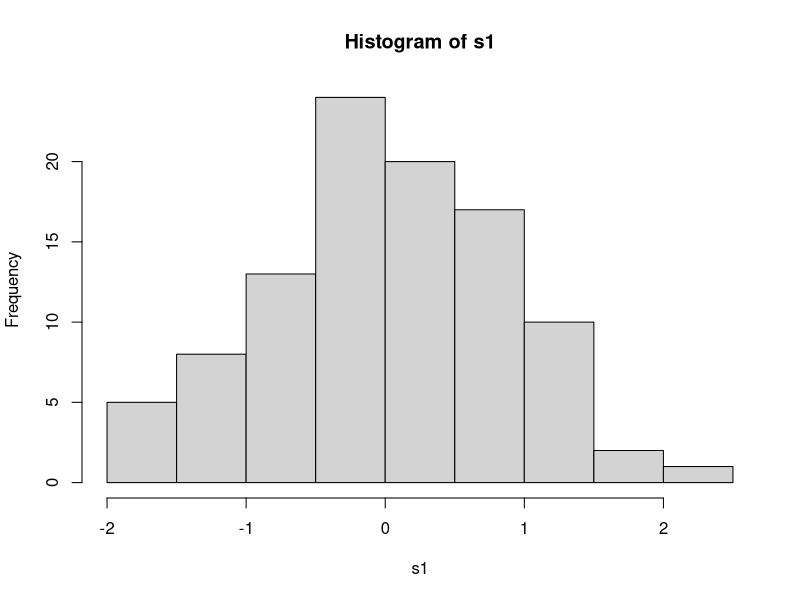
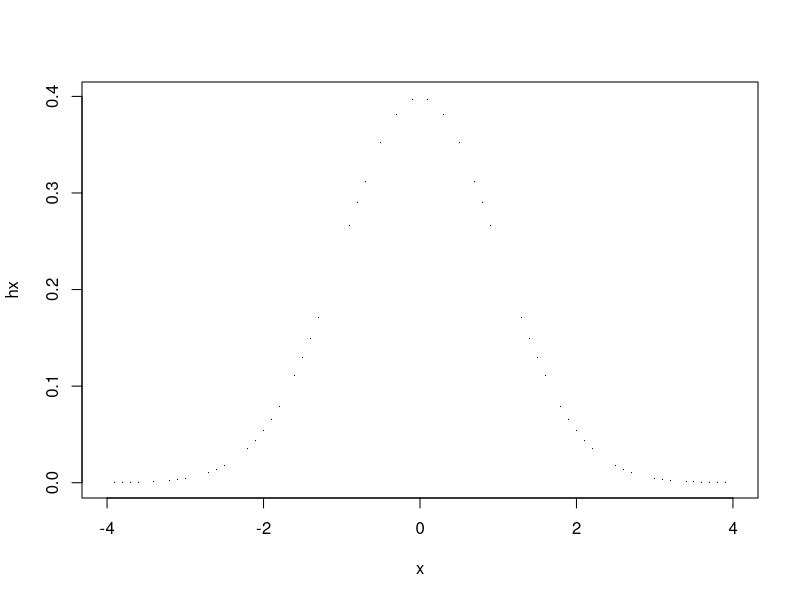
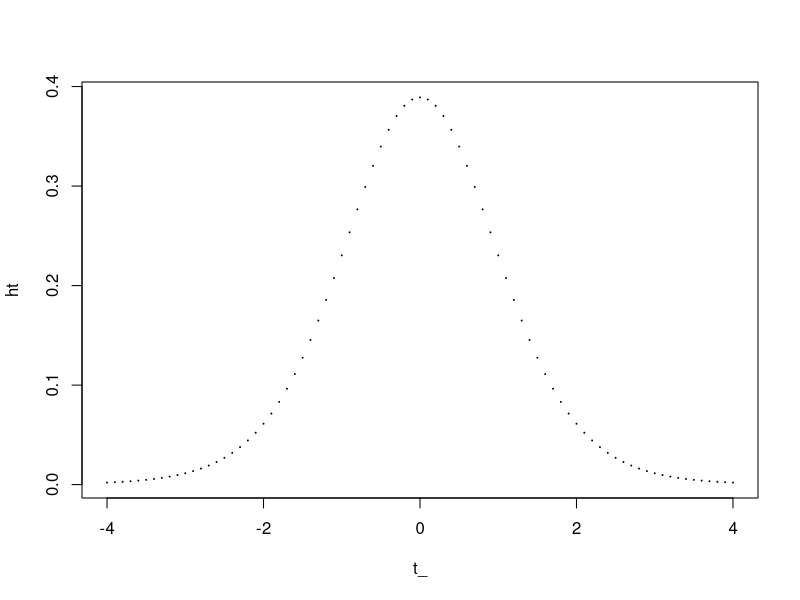
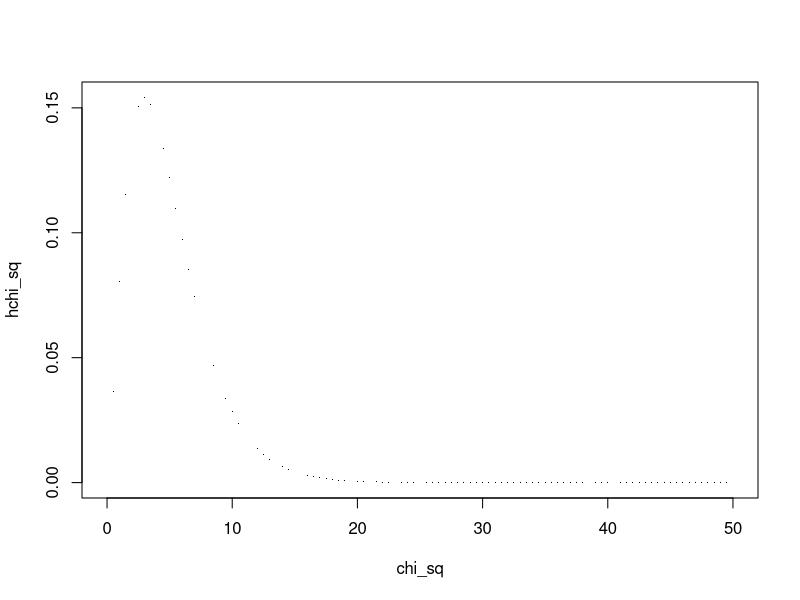
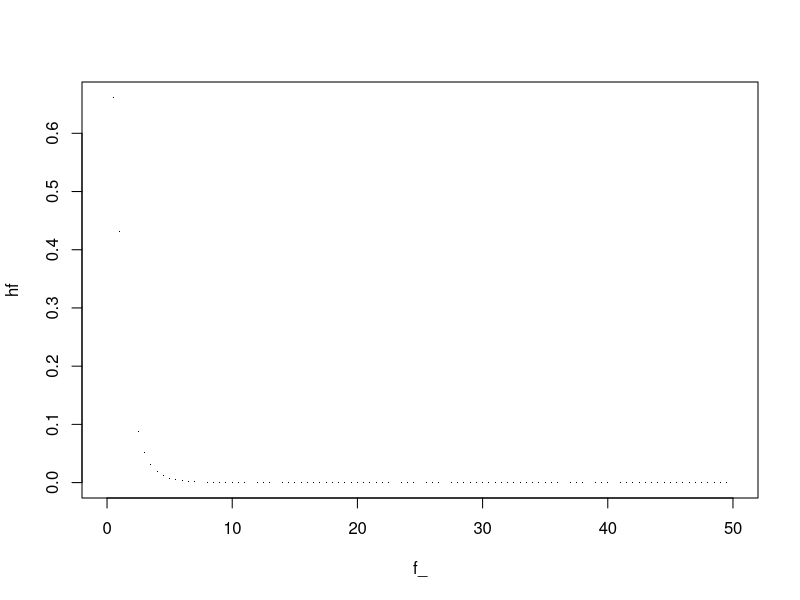
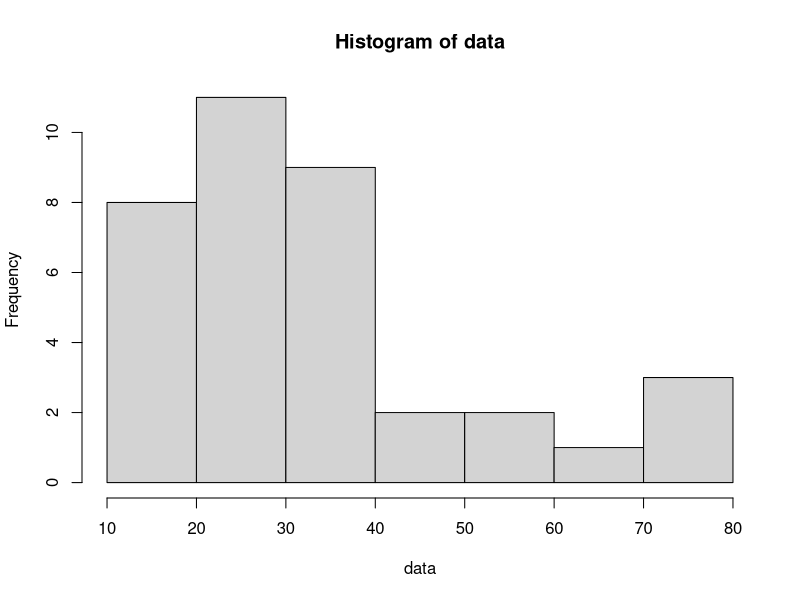
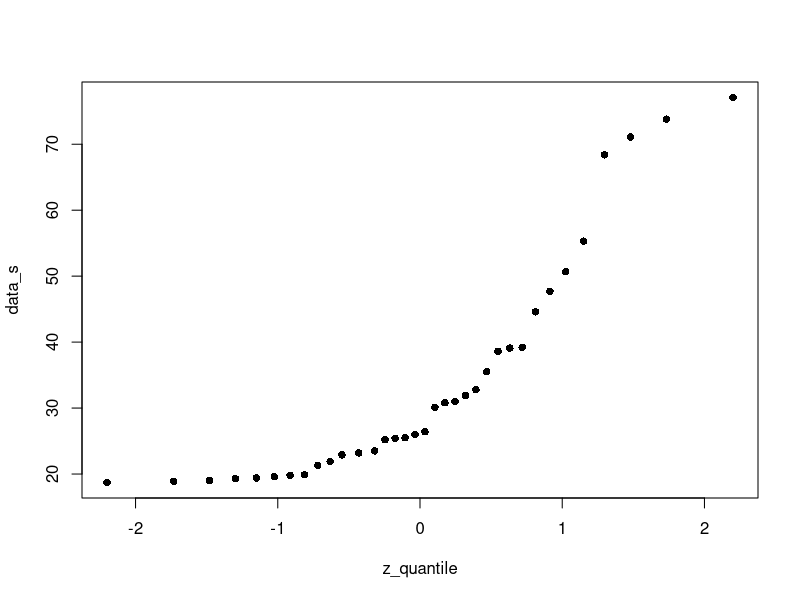

Write the R code that produced these figures, in order.
## ---- chunk 1
knitr::opts_chunk$set(echo = TRUE)
## ---- chunk 2
s1 <- rnorm(100,0,1)
hist(s1)
## ---- chunk 3
x <- seq(-4,4,0.1)
hx <- dnorm(x,0,1)
plot(x,hx,pch=16,cex=0.01)
## ---- chunk 4
t_ <- x
ht <- dt(t_,10)
plot(t_,ht,cex=0.01)
## ---- chunk 5
chi_sq <- seq(0,50,0.5)
hchi_sq <- dchisq(chi_sq,5)
plot(chi_sq,hchi_sq,pch=16,cex=0.01)
## ---- chunk 6
f_ <- seq(0,50,0.5)
hf <- df(f_,3,20)
plot(f_,hf,pch=16,cex=0.1)
## ---- chunk 7
data <- c( 26.4
,23.5
,25.4
,22.9
,25.2
,39.2
,25.5
,31.9
,26.0
,44.6
,35.5
,38.6
,30.1
,31.0
,30.8
,32.8
,47.7
,39.1
,55.3
,50.7
,73.8
,71.1
,68.4
,77.1
,19.4
,19.3
,18.7
,19.0
,23.2
,21.3
,23.2
,19.9
,18.9
,19.8
,19.6
,21.9
)
hist(data)
## ---- chunk 8
data_s <- sort(data)
rank_data <- rank(data_s)
size_data <- length(data_s)
p_ <- (rank_data-0.5)/size_data
z_quantile <- qnorm(p_)
plot(z_quantile,data_s,pch=16)
